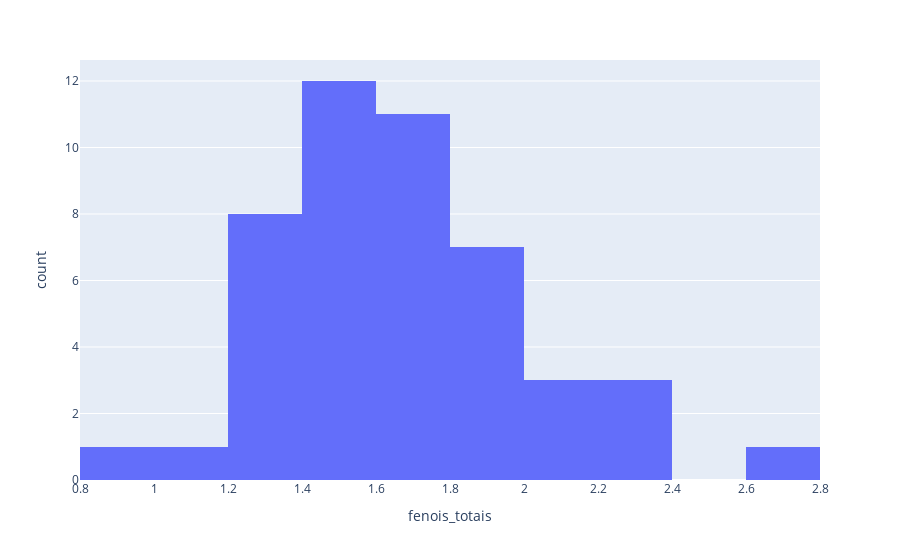

Source (notebook cell):
### Code cell
# O plotly permite filtrar os gráficos da forma que utilizei no plot anterior, mas como foi exigido um plot especifico com filtro fiz como solicitado:
px.histogram(vinhos[vinhos['classe']=='3'], 'fenois_totais', nbins=10)

### Figure 1 — Plotly figure (JSON) as saved in the notebook; plotly's stock layout.template omitted (floating-point values rounded to 4 significant figures)
{"data": [{"alignmentgroup": "True", "bingroup": "x", "hovertemplate": "fenois_totais=%{x}<br>count=%{y}<extra></extra>", "legendgroup": "", "marker": {"color": "#636efa", "pattern": {"shape": ""}}, "name": "", "nbinsx": 10, "offsetgroup": "", "orientation": "v", "showlegend": false, "type": "histogram", "x": [1.51, 1.3, 1.15, 1.7, 2, 1.62, 1.38, 1.79, 1.62, 2.32, 1.54, 1.4, 1.55, 2, 1.38, 1.5, 0.98, 1.7, 1.93, 1.41, 1.4, 1.48, 2.2, 1.8, 1.48, 1.74, 1.8, 1.9, 2.8, 2.6, 2.3, 1.83, 1.65, 1.39, 1.35, 1.28, 1.7, 1.48, 1.55, 1.98, 1.25, 1.39, 1.68, 1.68, 1.8, 1.59, 1.65, 2.05], "xaxis": "x", "yaxis": "y"}], "layout": {"autosize": true, "barmode": "relative", "legend": {"tracegroupgap": 0}, "margin": {"t": 60}, "xaxis": {"anchor": "y", "autorange": true, "domain": [0, 1], "range": [0.8, 2.8], "title": {"text": "fenois_totais"}, "type": "linear"}, "yaxis": {"anchor": "x", "autorange": true, "domain": [0, 1], "range": [0, 12.63], "title": {"text": "count"}}}}
